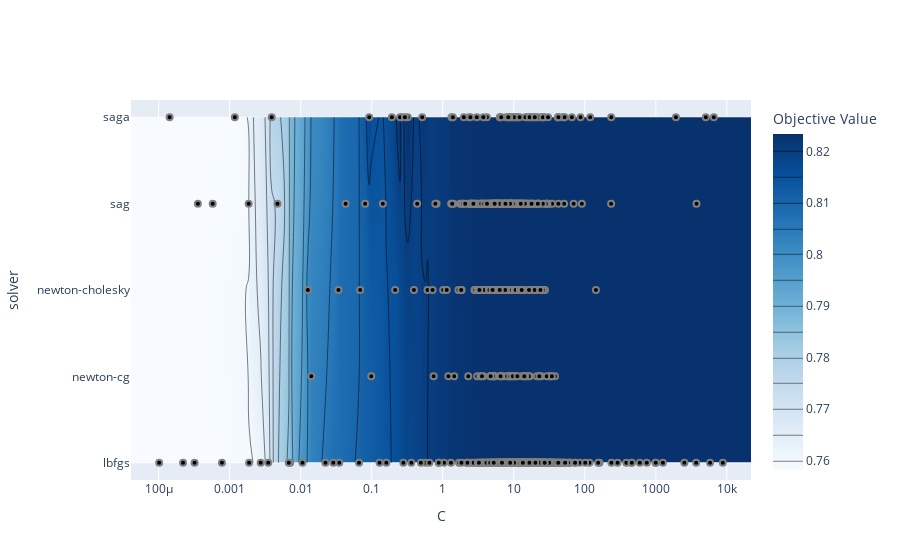

The notebook cell this image was saved under:
### Code cell
fig = optuna.visualization.plot_contour(study, params=["solver", "C"])
fig.update_layout(title_text="Wykres wpływu hiperparametrów na proces optymalizacji ")
fig.update_layout(title=None)
fig.write_image("newplot2.png",width=800, height=300,scale = 5)
show(fig)

### Figure 1 — Plotly figure (JSON) as saved in the notebook; plotly's stock layout.template omitted (floating-point values rounded to 4 significant figures; data arrays with more than 128 entries replaced by an {"elided": "..."} marker saying what was removed)
{"data": [{"colorbar": {"title": {"text": "Objective Value"}}, "colorscale": [[0, "rgb(247,251,255)"], [0.125, "rgb(222,235,247)"], [0.25, "rgb(198,219,239)"], [0.375, "rgb(158,202,225)"], [0.5, "rgb(107,174,214)"], [0.625, "rgb(66,146,198)"], [0.75, "rgb(33,113,181)"], [0.875, "rgb(8,81,156)"], [1, "rgb(8,48,107)"]], "connectgaps": true, "contours": {"coloring": "heatmap"}, "hoverinfo": "none", "line": {"smoothing": 1.3}, "reversescale": false, "type": "contour", "x": {"elided": "1002 float values"}, "y": ["lbfgs", "newton-cg", "newton-cholesky", "sag", "saga"], "z": {"elided": "5x1002 float values"}}, {"marker": {"color": "black", "line": {"color": "Gray", "width": 2}}, "mode": "markers", "name": "Feasible Trial", "showlegend": false, "type": "scatter", "x": {"elided": "1000 float values"}, "y": {"elided": "1000 str values"}}, {"marker": {"color": "#cccccc", "line": {"color": "Gray", "width": 2}}, "mode": "markers", "name": "Infeasible Trial", "showlegend": false, "type": "scatter", "x": [], "y": []}], "layout": {"title": {}, "xaxis": {"range": [-4.388, 4.339], "title": {"text": "C"}, "type": "log"}, "yaxis": {"range": [-0.2, 4.2], "title": {"text": "solver"}, "type": "category"}}}
